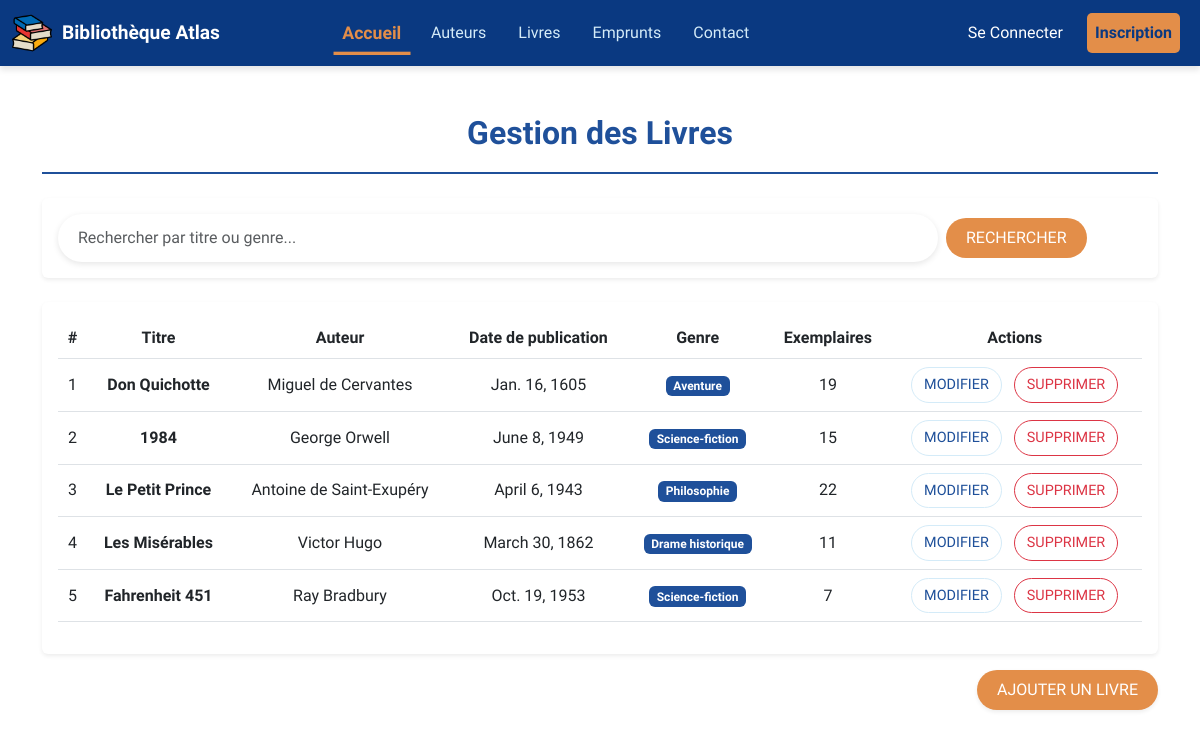
/livres/, run on the app's committed database.
### livres/models.py (models this page shows, shortened)
class Livre(models.Model):
    titre = models.CharField(max_length=200)
    auteur = models.ForeignKey(Auteur, on_delete=models.CASCADE)  # Relation avec Auteur
    date_publication = models.DateField()
    genre = models.CharField(max_length=100)
    exemplaires = models.PositiveIntegerField()

### auteurs/models.py (models this page shows)
class Auteur(models.Model):
    nom = models.CharField(max_length=100)
    prenom = models.CharField(max_length=100)
    nationalite = models.CharField(max_length=100)
    date_naissance = models.DateField()
    def __str__(self):
        return f"{self.prenom} {self.nom}"

### livres/views.py (the view)
# urls.py: path('', views.liste_livres, name='liste_livres'),
def liste_livres(request):
    query = request.GET.get('q', '')
    if query:
        livres = Livre.objects.filter(
            Q(titre__icontains=query) | Q(genre__icontains=query)
        )
    else:
        livres = Livre.objects.all()
    return render(request, 'livres/livres.html', {'livres': livres, 'query': query})

### templates/livres/livres.html (shortened to what this page needs)
{% extends 'base.html' %}
{% block content %}
<div class="container mt-5">
    <h2 class="text-center mb-4 fw-bold" style="color: #1F509A; border-bottom: 2px solid #1F509A; padding-bottom: 20px;">Gestion des Livres</h2>
    <form method="get" class="d-flex mb-4 align-items-center shadow-sm p-3 bg-body rounded">
        <input type="text" name="q" class="form-control me-2 search-input" style="width: 880px;"
        placeholder="Rechercher par titre ou genre..."
        value="{{ query }}">
        <button type="submit" class="btn btn-custom"> Rechercher</button>
    </form>
    <div class="table-responsive shadow-sm p-3 bg-body rounded">
        <table class="table table-hover align-middle">
            <thead class="table" style="background-color: #0A3981;">
                <tr class="text-center" style="color: #D4EBF8;">
                    <th>#</th>
                    <th>Titre</th>
                    <th>Auteur</th>
                    <th>Date de publication</th>
                    <th>Genre</th>
                    <th>Exemplaires</th>
                    <th>Actions</th>
                </tr>
            </thead>
            <tbody>
                {% for livre in livres %}
                <tr class="text-center">
                    <td>{{ forloop.counter }}</td>
                    <td class="fw-semibold">{{ livre.titre }}</td>
                    <td>{{ livre.auteur }}</td>
                    <td>{{ livre.date_publication }}</td>
                    <td>
                        <span class="badge text-white" style="background-color: #1F509A;">
                            {{ livre.genre }}
                        </span>
                    </td>
                    <td>{{ livre.exemplaires }}</td>
                    <td>
                        <a href="{% url 'modifier_livre' livre.id %}" class="btn btn-sm btn-action me-2">
                             Modifier
                        </a>
                        <a href="{% url 'supprimer_livre' livre.id %}" class="btn btn-sm btn-action-danger"
                           onclick="return confirm('Êtes-vous sûr de vouloir supprimer ce livre ?');">
                             Supprimer
                        </a>
                    </td>
                </tr>
                {% empty %}
                <tr>
                    <td colspan="7" class="text-center text-muted py-3">Aucun livre trouvé.</td>
                </tr>
                {% endfor %}
            </tbody>
        </table>
    </div>
    <div class="d-flex justify-content-end mt-3">
        <a href="{% url 'ajouter_livre' %}" class="btn btn-custom shadow-sm">
             Ajouter un Livre
        </a>
    </div>
</div>
{% endblock %}

### templates/base.html (shortened to what this page needs)
{% load static %}
<!DOCTYPE html>
<html lang="en">
  <head>
    <link rel="stylesheet" href="{% static 'css/style.css' %}">
    <link rel="stylesheet" href="{% static 'css/footer.css'%}" />
    <link
      href="https://cdn.jsdelivr.net/npm/bootstrap@5.3.0-alpha1/dist/css/bootstrap.min.css"
      rel="stylesheet"
    />
    <link href="https://cdn.jsdelivr.net/npm/remixicon@3.5.0/fonts/remixicon.css" rel="stylesheet">
    <link href="https://cdn.jsdelivr.net/npm/bootstrap-icons@1.11.1/font/bootstrap-icons.css" rel="stylesheet">
    <link href="https://cdn.jsdelivr.net/npm/remixicon@3.5.0/fonts/remixicon.css" rel="stylesheet">
    <link rel="stylesheet" href="{% static 'css/custom.css' %}">
  </head>
  <body>
    <nav class="navbar navbar-expand-lg navbar-dark">
      <div class="container-fluid">
        <a class="navbar-brand d-flex align-items-center" href="#">
          <img src="{% static 'img/stack-of-books.png' %}" alt="Logo Bibliothèque" style="height: 40px; margin-right: 10px;" />
          <p class="mb-0" style="font-size: 1.2rem; font-weight: bold; color: white;">Bibliothèque Atlas</p>
        </a>
        <div class="collapse navbar-collapse" id="navbarNav">
          <ul class="navbar-nav mx-auto">
            <li class="nav-item">
              <a class="nav-link active" href="{% url 'accueil_page' %}"
                >Accueil</a
              >
            </li>
            <li class="nav-item">
              <a class="nav-link" href="{% url 'liste_auteurs' %}">Auteurs</a>
            </li>
            <li class="nav-item">
              <a class="nav-link" href="{% url 'liste_livres' %}">Livres</a>
            </li>
            <li class="nav-item">
              <a class="nav-link" href="{% url 'liste_emprunts' %}">Emprunts</a>
            </li>
            <li class="nav-item">
              <a class="nav-link" href="{% url 'Contact_page' %}">Contact</a>
            </li>
          </ul>
          <ul class="navbar-nav ms-auto">
            <li class="nav-item">
              <a class="nav-link" href="{% url 'seconnecter_page' %}"
                >Se Connecter</a
              >
            </li>
            <li class="nav-item">
              <a class="nav-link reg" href="{% url 'inscription_page' %}"
                >Inscription</a
              >
            </li>
          </ul>
        </div>
      </div>
    </nav>
    <div class="container-expand-lg">{% block content %} {% endblock %}</div>
  </body>
</html>

### static/css/style.css (style rules this page uses)
:root { --bleu-clair: #D4EBF8; --bleu-moyen: #1F509A; --bleu-fonce: #0A3981; --orange: #E38E49; --text-dark: #333; --text-muted: #6c757d; --white: #FFFFFF; --hover-scale: 1.1; }
body { background-color: var(--bleu-clair); color: var(--text-dark); padding: 0; margin: 0; box-sizing: border-box; font-family: "Chakra Petch", sans-serif; }
h1, h2 { color: var(--bleu-fonce); }
.navbar { background-color: var(--bleu-fonce); box-shadow: 0 4px 6px rgba(0, 0, 0, 0.1); }
.navbar-brand img { height: 40px; }
.navbar-nav .nav-item .nav-link { color: #D4EBF8; font-size: 16px; font-weight: 500; margin: 0 8px; transition: color 0.3s ease, transform 0.3s ease; }
.navbar-nav .nav-item .nav-link:hover, .navbar-nav .nav-item .nav-link.active { color: var(--orange); transform: scale(var(--hover-scale)); text-decoration: none; font-weight: 600; }
.navbar { background-color: #0A3981; }
.navbar-nav .nav-link { color: #ffffff; font-size: 16px; font-weight: 500; margin: 0 10px; padding-bottom: 5px; transition: color 0.3s ease, border-bottom 0.3s ease; }
.navbar-nav .nav-link.active { border-bottom: 3px solid #E38E49; color: #E38E49; font-weight: 600; }
.navbar-nav.ms-auto .nav-link { color: var(--white); font-size: 16px; padding: 8px 16px; border-radius: 5px; transition: background-color 0.3s ease, color 0.3s ease; }
.navbar-nav .nav-item .nav-link.reg { background-color: var(--orange); color: var(--bleu-fonce); font-weight: bold; border: none; }
.btn { background-color: #E38E49; color: #ffffff; border: none; border-radius: 5px; font-size: 1rem; font-weight: 600; text-transform: uppercase; padding: 10px 20px; transition: all 0.3s ease; }
.rounded { border-radius: 10px; }

### static/css/custom.css (style rules this page uses)
.btn-custom { background-color: #E38E49; color: #ffffff; font-size: 1rem; padding: 8px 20px; border: none; border-radius: 30px; text-transform: uppercase; transition: all 0.3s ease; }
.btn-action { border: 1px solid #D4EBF8; color: #1F509A; padding: 6px 12px; border-radius: 30px; font-size: 0.9rem; transition: all 0.3s ease; background-color: transparent; }
.btn-action-danger { border: 1px solid #DC3545; color: #DC3545; padding: 6px 12px; border-radius: 30px; font-size: 0.9rem; transition: all 0.3s ease; background-color: transparent; }
.search-input { border: 0; border-radius: 30px; padding: 12px 20px; width: 100%; box-shadow: 0 2px 6px rgba(0, 0, 0, 0.1); font-size: 1rem; }

### templates/base.html (style rules this page uses)
body { font-family: "Chakra Petch", sans-serif; }

### data on the page
Livre: titre "Don Quichotte", auteur "Miguel de Cervantes", date_publication "Jan. 16, 1605", genre "Aventure", exemplaires "19"
Livre: titre "1984", auteur "George Orwell", date_publication "June 8, 1949", genre "Science-fiction", exemplaires "15"
Livre: titre "Le Petit Prince", auteur "Antoine de Saint-Exupéry", date_publication "April 6, 1943", genre "Philosophie", exemplaires "22"
Livre: titre "Les Misérables", auteur "Victor Hugo", date_publication "March 30, 1862", genre "Drame historique", exemplaires "11"
Livre: titre "Fahrenheit 451", auteur "Ray Bradbury", date_publication "Oct. 19, 1953", genre "Science-fiction", exemplaires "7"
